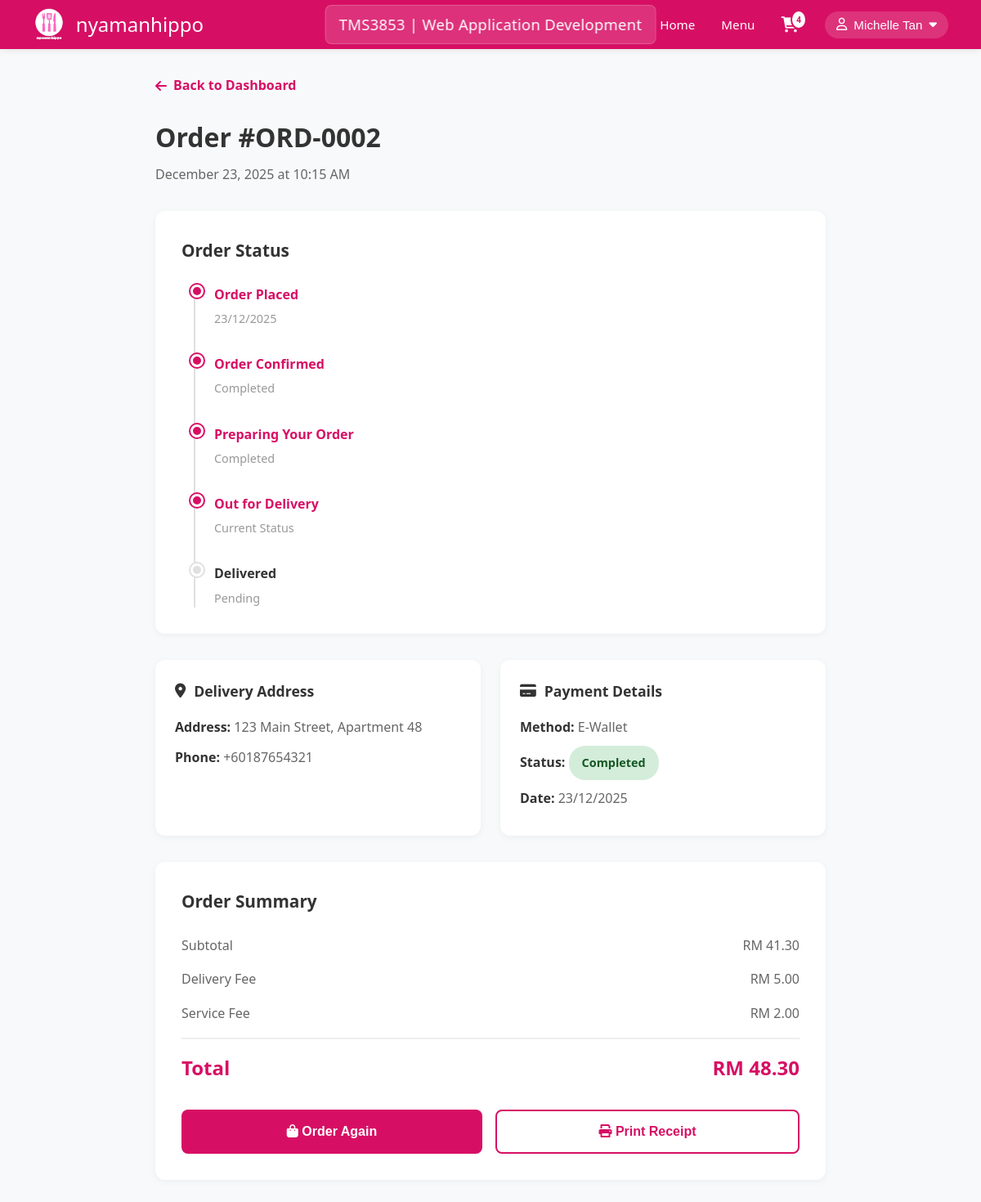
Page /order-details.php?id=2 (signed in) on the committed database.
### tables this page shows
CREATE TABLE `user` (
  `User_ID` int(11) NOT NULL,
  `Username` varchar(100) NOT NULL,
  `Name` varchar(60) NOT NULL,
  `Email` varchar(110) NOT NULL,
  `Password` varchar(100) NOT NULL,
  `PhoneNo` varchar(15) NOT NULL,
  `Address` text DEFAULT NULL,
  `Profile_Picture` varchar(255) DEFAULT NULL,
  `Date_Of_Birth` date DEFAULT NULL,
  `Gender` enum('male','female','other','') DEFAULT NULL,
  `Created_At` timestamp NOT NULL DEFAULT current_timestamp(),
  `Updated_At` timestamp NOT NULL DEFAULT current_timestamp() ON UPDATE current_timestamp()
);

CREATE TABLE `order` (
  `Order_ID` int(11) NOT NULL,
  `User_ID` int(11) NOT NULL,
  `Cart_ID` int(11) DEFAULT NULL,
  `Total_Price` decimal(10,2) NOT NULL,
  `Payment_ID` int(11) DEFAULT NULL,
  `Status` varchar(20) DEFAULT 'Pending',
  `Order_Date` timestamp NOT NULL DEFAULT current_timestamp(),
  `Updated_At` timestamp NOT NULL DEFAULT current_timestamp() ON UPDATE current_timestamp()
);

CREATE TABLE `payment` (
  `Payment_ID` int(11) NOT NULL,
  `Order_ID` int(11) NOT NULL,
  `Payment_Method` varchar(50) NOT NULL,
  `Receipt` varchar(100) DEFAULT NULL,
  `Payment_Date` date NOT NULL,
  `Amount` decimal(10,2) NOT NULL,
  `Status` varchar(20) DEFAULT 'Completed',
  `Created_At` timestamp NOT NULL DEFAULT current_timestamp()
);

### order-details.php (the view, shortened to what this page needs)
<?php
$orderId = intval($_GET['id']);
$host = 'localhost';
$dbname = 'foodpanda_db';
$username = 'root';
$password = '';
$pdo = null;
$db_error = false;
try {
    $pdo = new PDO("mysql:host=$host;dbname=$dbname", $username, $password);
    $pdo->setAttribute(PDO::ATTR_ERRMODE, PDO::ERRMODE_EXCEPTION);
} catch(PDOException $e) {
    error_log("Connection failed: " . $e->getMessage());
    $db_error = true;
}
$order = null;
$currentUser = null;
$cartCount = 0;
if ($pdo && !$db_error) {
    try {
        $userId = $_SESSION['user_id'];
        $userQuery = "SELECT * FROM user WHERE User_ID = ?";
        $userStmt = $pdo->prepare($userQuery);
        $userStmt->execute([$userId]);
        $currentUser = $userStmt->fetch(PDO::FETCH_ASSOC);
        $orderQuery = "SELECT o.*, p.Payment_Method, p.Payment_Date, p.Status as Payment_Status
                       FROM `order` o
                       LEFT JOIN payment p ON o.Payment_ID = p.Payment_ID
                       WHERE o.Order_ID = ? AND o.User_ID = ?";
        $orderStmt = $pdo->prepare($orderQuery);
        $orderStmt->execute([$orderId, $userId]);
        $order = $orderStmt->fetch(PDO::FETCH_ASSOC);
        $cartCountQuery = "SELECT COUNT(*) as count FROM cart WHERE User_ID = ?";
        $cartCountStmt = $pdo->prepare($cartCountQuery);
        $cartCountStmt->execute([$userId]);
        $cartResult = $cartCountStmt->fetch(PDO::FETCH_ASSOC);
        $cartCount = $cartResult['count'];
    } catch(PDOException $e) {
        error_log("Order details query failed: " . $e->getMessage());
        $db_error = true;
    }
}
$userName = $currentUser ? htmlspecialchars($currentUser['Name']) : 'User';
$userPhone = $currentUser ? htmlspecialchars($currentUser['PhoneNo']) : '';
?>
<!DOCTYPE html>
<html lang="en">
<head>
    <link rel="stylesheet" href="https://cdnjs.cloudflare.com/ajax/libs/font-awesome/6.0.0/css/all.min.css">
    <link rel="stylesheet" href="style.css">
    <link rel="stylesheet" href="navbar.css">
</head>
<body>
    <nav class="navbar" style="background: var(--primary-color); box-shadow: 0 2px 8px rgba(0,0,0,0.08); position: sticky; top: 0; z-index: 1000;">
        <div class="nav-wrapper" style="max-width: 1200px; margin: 0 auto; display: flex; justify-content: space-between; align-items: center; padding: 0 40px; height: 60px;">
            <div class="logo" style="display: flex; align-items: center; gap: 0.8rem;">
                <img src="foodpanda-logo.jpg" alt="FoodPanda Logo" class="logo-img" style="height: 40px; width: auto;" onerror="this.style.display='none';">
                <h1 style="color: white; font-size: 1.5rem; font-weight: 400; margin: 0;">nyamanhippo</h1>
            </div>
            <div class="nav-links" style="display: flex; gap: 2rem; align-items: center;">
                <a href="userIndex.php" style="text-decoration: none; color: white; font-weight: 500; font-size: 0.95rem; transition: opacity 0.3s;">Home</a>
                <a href="userBrowsing.php" style="text-decoration: none; color: white; font-weight: 500; font-size: 0.95rem; transition: opacity 0.3s;">Menu</a>
                <a href="cart.php" class="cart-icon" style="position: relative; display: flex; align-items: center; gap: 5px; text-decoration: none; color: white; font-weight: 500; font-size: 0.95rem;">
                    <i class="fa fa-shopping-cart" style="font-size: 1.2rem;"></i>
                    <span class="cart-count" id="cart-count" style="position: absolute; top: -8px; right: -10px; background: white; color: #d70f64; border: 2px solid #d70f64; font-size: 10px; font-weight: 700; padding: 2px 5px; border-radius: 50%; min-width: 18px; text-align: center;"><?php echo $cartCount; ?></span>
                </a>
                <div class="user-dropdown" style="position: relative;">
                    <button class="user-profile-btn" id="userDropdownBtn" style="background: rgba(255, 255, 255, 0.15); border: none; color: white; display: flex; align-items: center; gap: 8px; cursor: pointer; font-weight: 500; padding: 8px 14px; border-radius: 20px; transition: all 0.3s; font-size: 0.95rem;">
                        <i class="fa-regular fa-user"></i>
                        <span id="navUserName"><?php echo $userName; ?></span>
                        <i class="fa fa-caret-down"></i>
                    </button>
                </div>
            </div>
        </div>
    </nav>
    <div class="order-details-container">
        <a href="dashboard.php" class="back-link">
            <i class="fa fa-arrow-left"></i> Back to Dashboard
        </a>
        <?php if ($db_error || !$order): ?>
            <div style="padding: 2rem; text-align: center; background: white; border-radius: 12px; box-shadow: 0 2px 8px rgba(0,0,0,0.05);">
                <p style="color: #d70f64; font-size: 1.2rem; margin-bottom: 1rem;">❌ Unable to load order details</p>
                <a href="dashboard.php" style="color: var(--primary-color); text-decoration: none; font-weight: 600;">Return to Dashboard →</a>
            </div>
        <?php else: ?>
            <?php
                $orderDate = new DateTime($order['Order_Date']);
                $formattedDate = $orderDate->format('F j, Y \a\t g:i A');
                $shortDate = $orderDate->format('d/m/Y');
                $displayOrderId = '#ORD-' . str_pad($order['Order_ID'], 4, '0', STR_PAD_LEFT);
                $status = $order['Status'];
                $subtotal = $order['Total_Price'] - 7.00;
                $deliveryFee = 5.00;
                $serviceFee = 2.00;
            ?>
            <div class="page-header">
                <h1>Order <?php echo htmlspecialchars($displayOrderId); ?></h1>
                <p class="order-date"><?php echo $formattedDate; ?></p>
            </div>
            <div class="status-timeline">
                <h3 class="timeline-header">Order Status</h3>
                <div class="timeline">
                    <div class="timeline-item <?php echo in_array($status, ['Pending', 'Confirmed', 'Preparing', 'Out for Delivery', 'Delivered']) ? 'active' : ''; ?>">
                        <div class="timeline-dot"></div>
                        <div class="timeline-content">
                            <h4>Order Placed</h4>
                            <p><?php echo $shortDate; ?></p>
                        </div>
                    </div>
                    <div class="timeline-item <?php echo in_array($status, ['Confirmed', 'Preparing', 'Out for Delivery', 'Delivered']) ? 'active' : ''; ?>">
                        <div class="timeline-dot"></div>
                        <div class="timeline-content">
                            <h4>Order Confirmed</h4>
                            <p><?php echo $status == 'Confirmed' ? 'Current Status' : ($status == 'Pending' ? 'Waiting' : 'Completed'); ?></p>
                        </div>
                    </div>
                    <div class="timeline-item <?php echo in_array($status, ['Preparing', 'Out for Delivery', 'Delivered']) ? 'active' : ''; ?>">
                        <div class="timeline-dot"></div>
                        <div class="timeline-content">
                            <h4>Preparing Your Order</h4>
                            <p><?php echo $status == 'Preparing' ? 'Current Status' : (in_array($status, ['Pending', 'Confirmed']) ? 'Waiting' : 'Completed'); ?></p>
                        </div>
                    </div>
                    <div class="timeline-item <?php echo in_array($status, ['Out for Delivery', 'Delivered']) ? 'active' : ''; ?>">
                        <div class="timeline-dot"></div>
                        <div class="timeline-content">
                            <h4>Out for Delivery</h4>
                            <p><?php echo $status == 'Out for Delivery' ? 'Current Status' : ($status == 'Delivered' ? 'Completed' : 'Waiting'); ?></p>
                        </div>
                    </div>
                    <div class="timeline-item <?php echo $status == 'Delivered' ? 'active' : ''; ?>">
                        <div class="timeline-dot"></div>
                        <div class="timeline-content">
                            <h4>Delivered</h4>
                            <p><?php echo $status == 'Delivered' ? 'Order Completed' : 'Pending'; ?></p>
                        </div>
                    </div>
                </div>
            </div>
            <div class="info-grid">
                <div class="info-card">
                    <h3><i class="fa fa-map-marker-alt"></i> Delivery Address</h3>
                    <p><strong>Address:</strong> 123 Main Street, Apartment 48</p>
                    <p><strong>Phone:</strong> <?php echo $userPhone; ?></p>
                </div>
                <div class="info-card">
                    <h3><i class="fa fa-credit-card"></i> Payment Details</h3>
                    <p><strong>Method:</strong> <?php echo htmlspecialchars($order['Payment_Method']); ?></p>
                    <p><strong>Status:</strong> <span class="status-badge" style="background: #d4edda; color: #155724;"><?php echo htmlspecialchars($order['Payment_Status']); ?></span></p>
                    <p><strong>Date:</strong> <?php echo date('d/m/Y', strtotime($order['Payment_Date'])); ?></p>
                </div>
            </div>
            <div class="summary-card">
                <h3 class="summary-header">Order Summary</h3>
                <div class="cost-row">
                    <span>Subtotal</span>
                    <span>RM <?php echo number_format($subtotal, 2); ?></span>
                </div>
                <div class="cost-row">
                    <span>Delivery Fee</span>
                    <span>RM <?php echo number_format($deliveryFee, 2); ?></span>
                </div>
                <div class="cost-row">
                    <span>Service Fee</span>
                    <span>RM <?php echo number_format($serviceFee, 2); ?></span>
                </div>
                <div class="total-row">
                    <span>Total</span>
                    <span>RM <?php echo number_format($order['Total_Price'], 2); ?></span>
                </div>
                <div class="action-buttons">
                    <button class="btn <?php echo $status == 'Delivered' ? 'btn-secondary' : 'btn-primary'; ?>" onclick="window.location.href='userBrowsing.php'">
                        <i class="fa fa-shopping-bag"></i> Order Again
                    </button>
                    <button class="btn btn-secondary" onclick="window.print()">
                        <i class="fa fa-print"></i> Print Receipt
                    </button>
                </div>
            </div>
        <?php endif; ?>
    </div>
</body>
</html>

### style.css (style rules this page uses)
* { margin: 0; padding: 0; box-sizing: border-box; }
:root { --primary-color: #d70f64; --secondary-color: #ff2b85; --dark-color: #2e2e2e; --light-color: #f8f9fa; }
body { font-family: 'Segoe UI', Tahoma, Geneva, Verdana, sans-serif; line-height: 1.6; color: #333; background-color: #fff; }
.navbar { background: var(--primary-color); box-shadow: 0 2px 8px rgba(0,0,0,0.08); position: sticky; top: 0; z-index: 1000; }
.nav-wrapper { max-width: 1200px; margin: 0 auto; display: flex; justify-content: space-between; align-items: center; padding: 0 40px; height: 60px; }
.logo { display: flex; align-items: center; gap: 0.8rem; }
.logo-img { height: 40px; width: auto; }
.logo h1 { color: white; font-size: 1.5rem; font-weight: 400; margin: 0; }
.nav-links { display: flex; gap: 2rem; align-items: center; }
.nav-links a { text-decoration: none; color: white; font-weight: 500; font-size: 0.95rem; transition: opacity 0.3s; }

### navbar.css (style rules this page uses)
:root { --primary-color: #d70f64; --secondary-color: #ff2b85; --dark-color: #2e2e2e; --light-color: #f8f9fa; }
* { margin: 0; padding: 0; box-sizing: border-box; }
body { font-family: 'Segoe UI', Tahoma, Geneva, Verdana, sans-serif; }
.navbar { background: var(--primary-color); box-shadow: 0 2px 8px rgba(0,0,0,0.08); position: sticky; top: 0; z-index: 1000; }
.nav-wrapper { max-width: 1200px; margin: 0 auto; display: flex; justify-content: space-between; align-items: center; padding: 0 40px; height: 60px; position: relative; }
.logo { display: flex; align-items: center; gap: 0.8rem; }
.logo-img { height: 40px; width: auto; object-fit: contain; }
.logo h1 { color: white; font-size: 1.5rem; font-weight: 400; margin: 0; }
.nav-wrapper::after { content: "TMS3853 | Web Application Development"; position: absolute; left: 50%; transform: translateX(-50%); padding: 0.5rem 1rem; font-size: 1.15rem; font-weight: 500; color: white; background: rgba(255, 255, 255, 0.15); border-radius: 8px; backdrop-filter: blur(10px); border: 1px solid rgba(255, 255, 255, 0.2); letter-spacing: 0.3px; white-space: nowrap; }
.nav-links { display: flex; gap: 2rem; align-items: center; }
.nav-links a { text-decoration: none; color: white; font-weight: 500; font-size: 0.95rem; transition: opacity 0.3s; border: none; background: none; padding: 0; border-radius: 0; }

### rows in the picture
user: Name "Michelle Tan", PhoneNo "+60187654321"
order: Order_ID "#ORD-0002", Order_Date "December 23, 2025 at 10:15 AM", Order_Date "23/12/2025", Payment_ID.Payment_Method "E-Wallet", Payment_ID.Status "Completed", Payment_ID.Payment_Date "23/12/2025", Total_Price "41.30", Total_Price "48.30"

### other values in the picture
$cartCount "4"
$deliveryFee "5.00"
$serviceFee "2.00"
